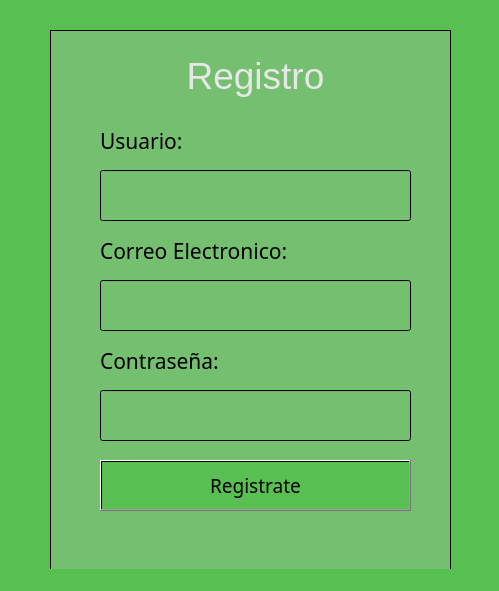
<?xml version="1.0" encoding="UTF-8"?>
<ui version="4.0">
 <class>segunda</class>
 <widget class="QMainWindow" name="segunda">
  <property name="geometry">
   <rect>
    <x>0</x>
    <y>0</y>
    <width>499</width>
    <height>591</height>
   </rect>
  </property>
  <property name="windowTitle">
   <string>MainWindow</string>
  </property>
  <property name="styleSheet">
   <string notr="true">background-color: rgb(85, 85, 255);
background-color: qlineargradient(spread:pad, x1:0, y1:0, x2:1, y2:0, stop:1 rgba(88, 191, 82, 255));</string>
  </property>
  <widget class="QWidget" name="centralwidget">
   <widget class="QFrame" name="frame">
    <property name="geometry">
     <rect>
      <x>50</x>
      <y>30</y>
      <width>401</width>
      <height>541</height>
     </rect>
    </property>
    <property name="styleSheet">
     <string notr="true">background-color: rgb(90, 160, 240);
background-color: qlineargradient(spread:pad, x1:0, y1:0, x2:1, y2:0, stop:1 rgba(117, 191, 113, 255));</string>
    </property>
    <property name="frameShape">
     <enum>QFrame::StyledPanel</enum>
    </property>
    <property name="frameShadow">
     <enum>QFrame::Raised</enum>
    </property>
    <widget class="QPushButton" name="reg_boton_registro">
     <property name="geometry">
      <rect>
       <x>50</x>
       <y>430</y>
       <width>311</width>
       <height>51</height>
      </rect>
     </property>
     <property name="font">
      <font>
       <family>Microsoft YaHei Light</family>
       <pointsize>14</pointsize>
       <weight>50</weight>
       <bold>false</bold>
      </font>
     </property>
     <property name="styleSheet">
      <string notr="true">background-color: rgb(120, 152, 255);
background-color: qlineargradient(spread:pad, x1:0, y1:0, x2:1, y2:0, stop:1 rgba(88, 191, 82, 255));</string>
     </property>
     <property name="text">
      <string>Registrate</string>
     </property>
    </widget>
    <widget class="QLineEdit" name="reg_usuario">
     <property name="geometry">
      <rect>
       <x>50</x>
       <y>140</y>
       <width>311</width>
       <height>51</height>
      </rect>
     </property>
     <property name="font">
      <font>
       <family>Microsoft YaHei Light</family>
       <pointsize>16</pointsize>
      </font>
     </property>
    </widget>
    <widget class="QLineEdit" name="reg_correo">
     <property name="geometry">
      <rect>
       <x>50</x>
       <y>250</y>
       <width>311</width>
       <height>51</height>
      </rect>
     </property>
     <property name="font">
      <font>
       <family>Microsoft YaHei Light</family>
       <pointsize>16</pointsize>
      </font>
     </property>
    </widget>
    <widget class="QLabel" name="label">
     <property name="geometry">
      <rect>
       <x>50</x>
       <y>20</y>
       <width>311</width>
       <height>51</height>
      </rect>
     </property>
     <property name="font">
      <font>
       <family>Nirmala UI</family>
       <pointsize>28</pointsize>
      </font>
     </property>
     <property name="styleSheet">
      <string notr="true">color: rgb(231, 231, 231);</string>
     </property>
     <property name="text">
      <string>Registro</string>
     </property>
     <property name="alignment">
      <set>Qt::AlignCenter</set>
     </property>
    </widget>
    <widget class="QLabel" name="label_2">
     <property name="geometry">
      <rect>
       <x>50</x>
       <y>90</y>
       <width>311</width>
       <height>41</height>
      </rect>
     </property>
     <property name="font">
      <font>
       <family>Microsoft YaHei Light</family>
       <pointsize>16</pointsize>
      </font>
     </property>
     <property name="text">
      <string>Usuario:</string>
     </property>
    </widget>
    <widget class="QLabel" name="label_3">
     <property name="geometry">
      <rect>
       <x>50</x>
       <y>200</y>
       <width>311</width>
       <height>41</height>
      </rect>
     </property>
     <property name="font">
      <font>
       <family>Microsoft YaHei Light</family>
       <pointsize>16</pointsize>
      </font>
     </property>
     <property name="text">
      <string>Correo Electronico:</string>
     </property>
    </widget>
    <widget class="QLabel" name="label_4">
     <property name="geometry">
      <rect>
       <x>50</x>
       <y>310</y>
       <width>311</width>
       <height>41</height>
      </rect>
     </property>
     <property name="font">
      <font>
       <family>Microsoft YaHei Light</family>
       <pointsize>16</pointsize>
      </font>
     </property>
     <property name="text">
      <string>Contraseña:</string>
     </property>
    </widget>
    <widget class="QLineEdit" name="reg_clave">
     <property name="geometry">
      <rect>
       <x>50</x>
       <y>360</y>
       <width>311</width>
       <height>51</height>
      </rect>
     </property>
     <property name="font">
      <font>
       <family>Microsoft YaHei Light</family>
       <pointsize>16</pointsize>
      </font>
     </property>
    </widget>
   </widget>
  </widget>
  <widget class="QMenuBar" name="menubar">
   <property name="geometry">
    <rect>
     <x>0</x>
     <y>0</y>
     <width>499</width>
     <height>21</height>
    </rect>
   </property>
  </widget>
  <widget class="QStatusBar" name="statusbar"/>
 </widget>
 <resources/>
 <connections/>
</ui>
